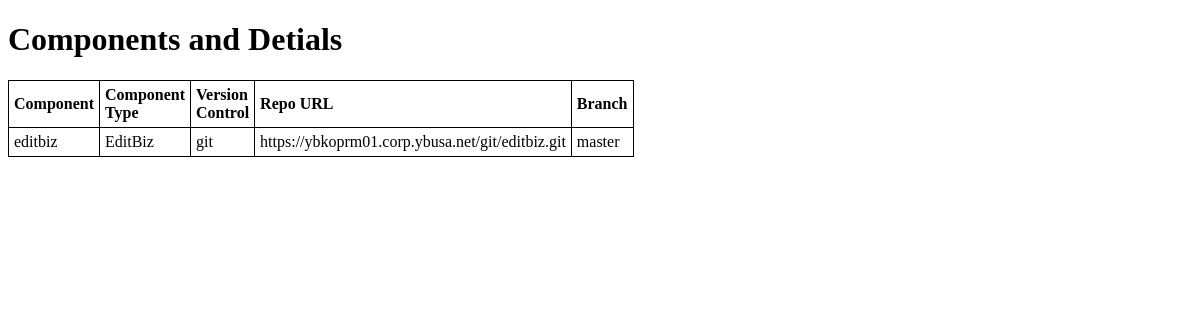
Before: /tagging/components/ with the older database file.
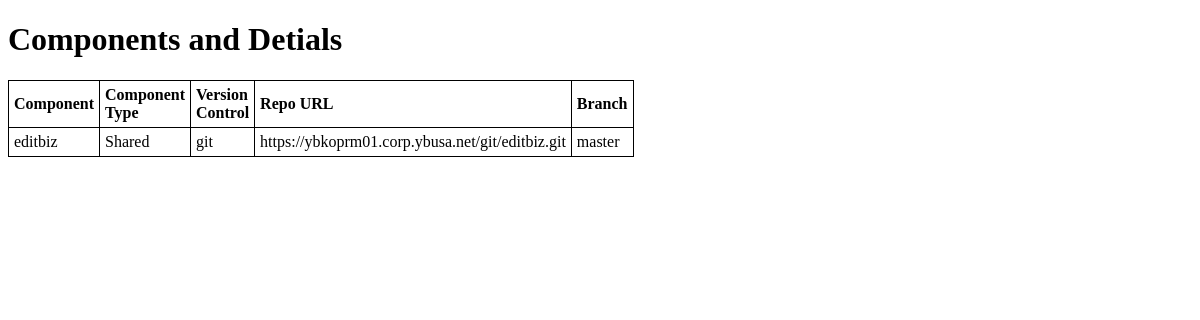
After: the same page with the newer database file.
### tagging/models.py (models this page shows)
class components(models.Model):
	component_name  = models.CharField("Component's Name",max_length=50,primary_key=True)
	component_type  = models.CharField("Component's Type",max_length=20)
        version_control = models.ForeignKey(vc_credentials)
        repo_path       = models.URLField("URL for git/svn")
        branch          = models.CharField("Branch",max_length=20)
	def __unicode__(self):
		return self.component_name
	def type(self):
		return self.component_type
	def vc(self):
		return self.version_control
	def repo(self):
		return self.repo_path
	def comp_branch(self):
		return self.branch

class vc_credentials(models.Model):
        VERSION           = (
               (u'svn',u'Subversion'),
               (u'git',u'Git'),
        )
        version_control   = models.CharField(max_length=3, choices=VERSION,primary_key=True)
        userid            = models.CharField("Username",max_length=20)
        password          = models.CharField("Password",max_length=20)
        def __unicode__(self):
		return self.version_control
	def username(self):
		return self.userid
	def passwd(self):
		return self.password

### tagging/views.py (the view)
# urls.py: url(r'components/$', views.components, name='components'),
def components(request):
        componentlist = models.components.objects.all()
        return render(request, 'components.html', {'components' : componentlist})

### templates/components.html (shortened to what this page needs)
<!DOCTYPE html>
<html>
<head>
<h1>Components and Detials</h1>
</head>
<body>
<table style="width:300px">
<tr>
  <th>Component</th>
  <th>Component Type</th>
  <th>Version Control</th>
  <th>Repo URL</th>
  <th>Branch</th>
</tr>
{% for component in components %}
<tr>
  <td>{{ component}}</td>
  <td>{{ component.type }}</td>
  <td>{{ component.vc }}</td>
  <td>{{ component.repo }}</td>
  <td>{{ component.comp_branch }}</td>
</tr>
{% endfor %}
</table>
</body>
</html>

Changed rows visible on the page:
changed components "editbiz": type "EditBiz" → "Shared"
